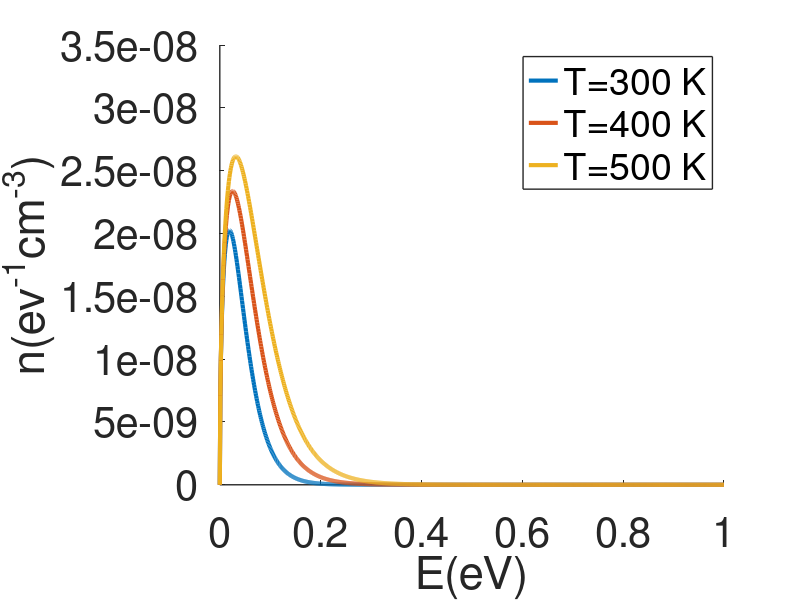

MATLAB code for this plot:
clc;clear;close all;
%constants
kB = 8.617*10^-5;%eV/K
Ef = 0;%eV
m = 9.31*10^-31;%kg
h = 4.13*10^-15;%eV.s
hbar= h/(2*pi);
T1 = 300;%K
T2 = 400;%K
T3 = 500;%K
E = 0:0.001:1;%eV

%Multiplying factors to get units to required value
n1 = (1/1000000)*(1/(2*(pi)^2))*((2*m/hbar^2)^(1.5))*(sqrt(E)).*(1./(1 + exp((E-Ef)/(kB*T1))));
n2 = (1/1000000)*(1/(2*(pi)^2))*((2*m/hbar^2)^(1.5))*(sqrt(E)).*(1./(1 + exp((E-Ef)/(kB*T2))));
n3 = (1/1000000)*(1/(2*(pi)^2))*((2*m/hbar^2)^(1.5))*(sqrt(E)).*(1./(1 + exp((E-Ef)/(kB*T3))));

set(0,'DefaultAxesFontSize',30,'DefaultAxesFontWeight','normal','DefaultAxesLineWidth',1);
hold on;
plot(E,n1,'linewidth',3);
plot(E,n2,'linewidth',3);
plot(E,n3,'linewidth',3);
legend('T=300 K','T=400 K','T=500 K','Location','NorthEast')
%After converting to required units
xlabel('E(eV)'); 
ylabel('n(ev^{-1}cm^{-3})');